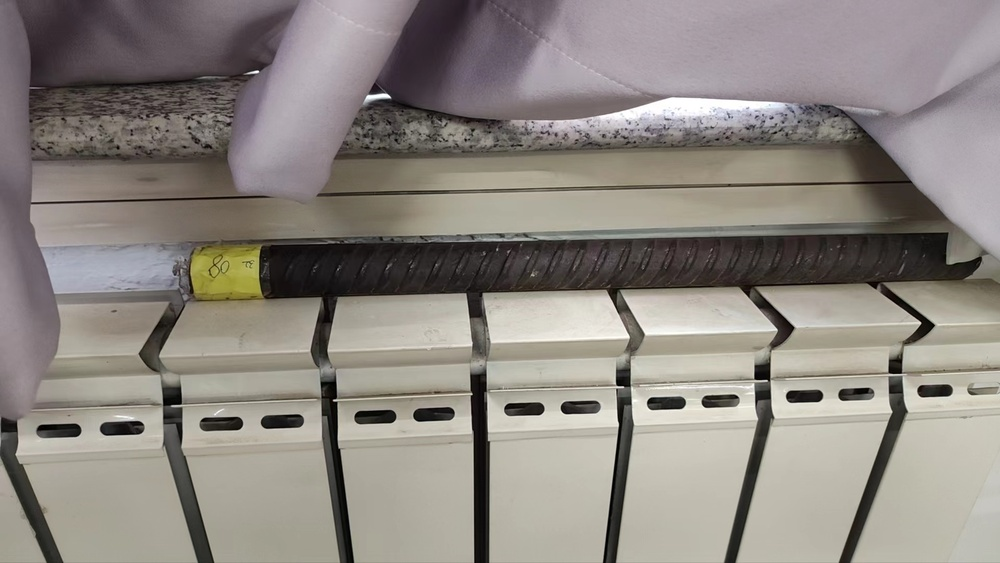
#> input picture 2d/ultralytics/dataset/bardata1/train/data/0417c897d6879c7d7e2075d16aedded.jpg, 1000 x 563 px, shrunk from 1920 x 1081 before the run, given in place of the camera
$ python '实时显示预测.py'
#> lines starting #> are read from the running program, lines starting #| are printed output that depends on the picture
import cv2
import numpy as np

def apply_color_to_mask(mask, class_info):
    '''
    输入单通道灰度掩码图像，输出彩色掩码图像
    '''
    colored_mask = np.zeros((*mask.shape, 3), dtype=np.uint8)  # 创建彩色空白图像

    for one_class in class_info:
        colored_mask[mask == one_class['label']] = one_class['color']

    return colored_mask

def draw_bounding_boxes(frame, mask, class_info):
    '''
    在图像上绘制边界框
    '''
    for one_class in class_info:
        class_label = one_class['label']
        contours, _ = cv2.findContours((mask == class_label).astype(np.uint8), cv2.RETR_EXTERNAL, cv2.CHAIN_APPROX_SIMPLE)
        for contour in contours:
            if cv2.contourArea(contour) > 0:  # 忽略小的噪声
                x, y, w, h = cv2.boundingRect(contour)
                color = one_class['color']
                cv2.rectangle(frame, (x, y), (x + w, y + h), color, 2)

def main():
    # 假设你的模型已经加载并且可以生成预测的掩码
    # 这里用一个示例函数来模拟模型的预测
    def model_predict(frame):
        # 示例：生成一个随机的单通道掩码
        mask = np.random.randint(0, 3, frame.shape[:2], dtype=np.uint8)
        return mask

    class_info = [
        {'label': 1, 'color': (0, 255, 0)},  # 绿色
        {'label': 2, 'color': (255, 0, 0)},  # 红色
        # 可以根据需要添加更多类别
    ]

    cap = cv2.VideoCapture(0)  # 打开默认摄像头
    show_bboxes = True  # 是否显示边界框

    while True:
        ret, frame = cap.read()
#> frame is the input picture: shape (563, 1000, 3); mean B, G, R 128.7, 134.9, 140.9
        if not ret:
            break

        mask = model_predict(frame)  # 获取模型预测的掩码
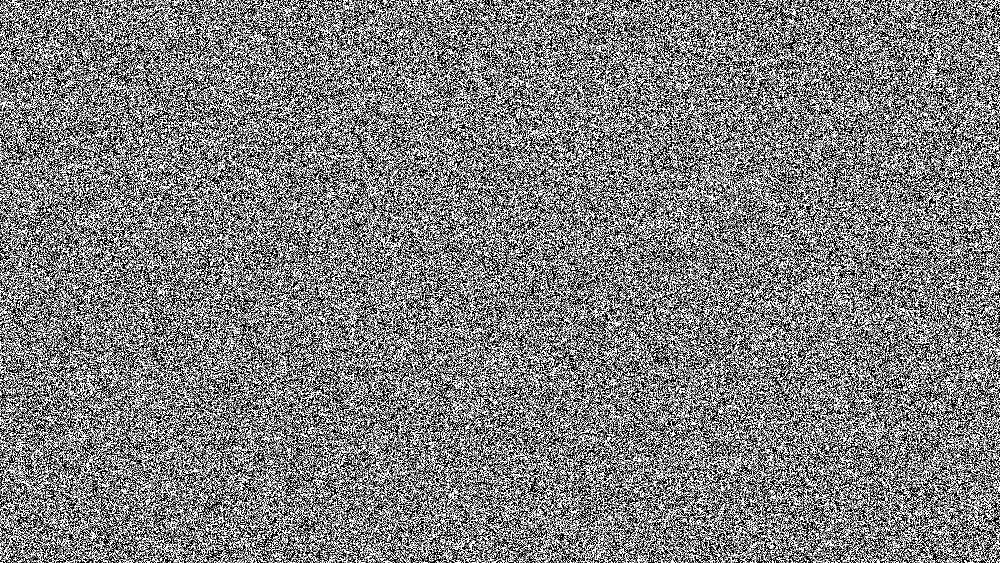
#> mask: shape (563, 1000); min 0, max 2, mean 1; drawn with min black and max white
        colored_mask = apply_color_to_mask(mask, class_info)  # 将灰度掩码转换为彩色掩码
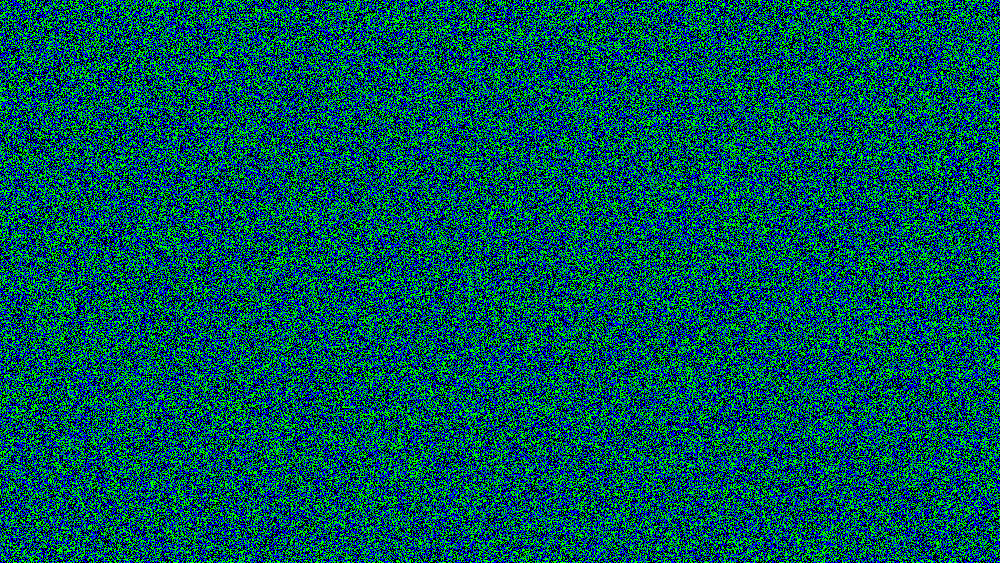
#> colored_mask: shape (563, 1000, 3); mean of channels 0, 1, 2 85, 85.1, 0; drawn as B, G, R

        # 将彩色掩码与原图进行叠加
        overlay_img = cv2.addWeighted(frame, 0.7, colored_mask, 0.3, 0)
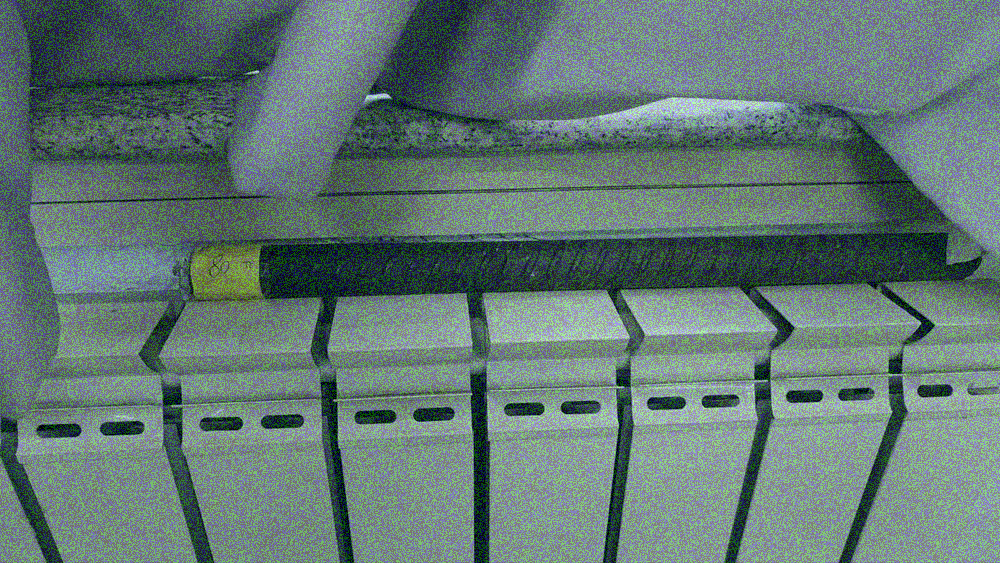
#> overlay_img: shape (563, 1000, 3); mean B, G, R 115.6, 120, 98.6

        if show_bboxes:
            draw_bounding_boxes(overlay_img, mask, class_info)  # 绘制边界框
#> after the loop in draw_bounding_boxes, `for one_class in class_info:`:
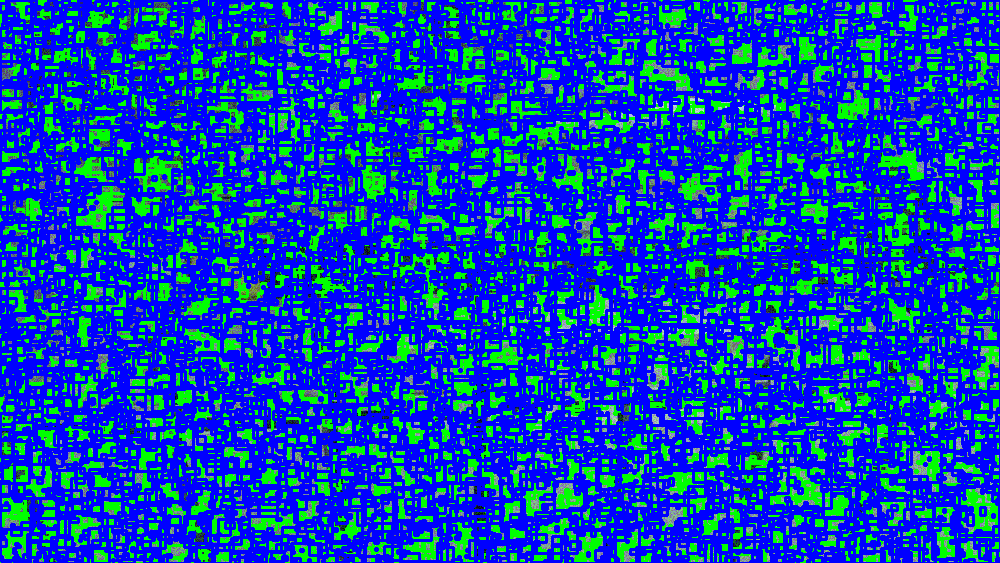
#> frame: shape (563, 1000, 3); mean B, G, R 183, 70.7, 9.7

        cv2.imshow('Overlay', overlay_img)  # 显示叠加图像

        key = cv2.waitKey(1)
#> (key q is pressed here)
        if key == ord('q'):  # 按 'q' 键退出
            break
        elif key == ord('b'):  # 按 'b' 键切换边界框显示
            show_bboxes = not show_bboxes

    cap.release()
    cv2.destroyAllWindows()

if __name__ == '__main__':
    main()
